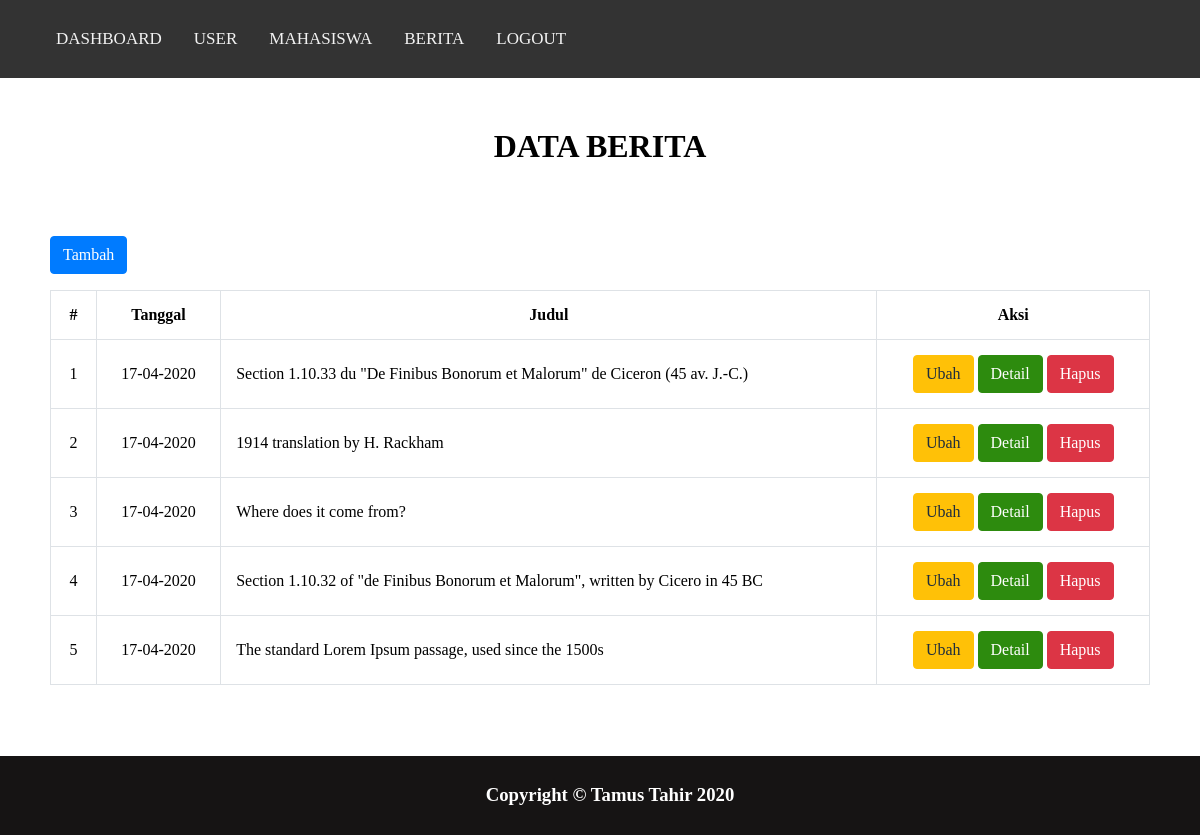
Screenshot of /berita-data.php (signed in) with the database file from the repository.
### tables this page shows
CREATE TABLE `berita` (
  `id_berita` int(11) NOT NULL,
  `judul` varchar(255) NOT NULL,
  `isi` mediumtext NOT NULL,
  `tanggal` date NOT NULL,
  `gambar` varchar(255) NOT NULL
);

### function/function-ambil-data.php (called while the page is built)
<?php
require 'confiq.php';
function query($query)
{
    global $koneksi;
    $result    = mysqli_query($koneksi, $query);
    $row       = [];
    while ($data = mysqli_fetch_assoc($result)) {
        $row[]     = $data;
    }
    return $row;
}

### berita-data.php (the view, shortened to what this page needs)
<?php
include_once('template-admin/header-admin.php');
require 'function/function-ambil-data.php';
$berita = query("SELECT * FROM berita ORDER BY id_berita DESC");
?>
<h1 class="text-judul">Data Berita</h1>
<section class="container">
    <a href="berita-tambah.php" class="btn btn-primary margin-bottom" role="button">Tambah</a>
    <div class="table-responsive">
        <table class="table table-bordered text-nowrap">
            <thead class="text-center">
                <tr>
                    <th>#</th>
                    <th>Tanggal</th>
                    <th>Judul</th>
                    <th>Aksi</th>
                </tr>
            </thead>
            <tbody>
                <?php $i = 1; ?>
                <?php foreach ($berita as $b) : ?>
                    <tr>
                        <td class="text-center"><?= $i; ?></td>
                        <td class="text-center"><?= date('d-m-Y', strtotime($b['tanggal'])); ?></td>
                        <td><?= $b['judul']; ?></td>
                        <td class="text-center">
                            <a href="berita-ubah.php?id=<?= $b['id_berita']; ?>" class="btn btn-warning">Ubah</a>
                            <a href="berita-detail.php?id=<?= $b['id_berita']; ?>" class="btn btn-success">Detail</a>
                            <a href="berita-hapus.php?id=<?= $b['id_berita']; ?>" class="btn btn-danger" onclick="return confirm('Anda Yakin ?');">Hapus</a>
                        </td>
                    </tr>
                    <?php $i++; ?>
                <?php endforeach ?>
            </tbody>
        </table>
    </div>
</section>
<?php include_once('template-admin/footer-admin.php');  ?>

### template-admin/header-admin.php (shortened to what this page needs)
<!DOCTYPE html>
<html lang="en">
<head>
    <link rel="stylesheet" href="css/style.css">
</head>
<body>
    <div class="topnav" id="myTopnav">
        <a href="dashboard.php">Dashboard</a>
        <?php if ($_SESSION['level'] == 'Admin') : ?>
            <a href="user-data.php">User</a>
        <?php endif ?>
        <a href="mahasiswa-data.php">Mahasiswa</a>
        <a href="berita-data.php">Berita</a>
        <a href="logout.php" onclick="return confirm('Anda Yakin Ingin Logout?');">logout</a>
    </div>

### template-admin/footer-admin.php (shortened to what this page needs)
<div class="footer">
    <h3>Copyright &copy; Tamus Tahir <?= date('Y'); ?></h3>
</div>
</body>
</html>

### css/style.css (style rules this page uses)
body { margin: 0; padding: 0; width: 100%; }
a { text-decoration: none; }
.margin-bottom { margin-bottom: 1rem !important; }
.container { padding: 50px; margin-bottom: 100px; }
.footer { position: fixed; left: 0; bottom: 0; width: 100%; background-color: rgb(22, 20, 20); color: white; text-align: center; padding: 10px; }
.text-center { text-align: center !important; }
.text-nowrap { white-space: nowrap !important; }
.text-judul { text-transform: uppercase; text-align: center !important; margin-top: 50px; }
.table { border-collapse: collapse !important; width: 100%; }
.table td, .table th { background-color: #ffffff !important; padding: 15px; }
.table-bordered th, .table-bordered td { border: 1px solid #dee2e6 !important; }
.table-responsive { display: block; width: 100%; overflow-x: auto; -webkit-overflow-scrolling: touch; }
.btn { display: inline-block; font-weight: 400; color: #212529; text-align: center; vertical-align: middle; cursor: pointer; user-select: none; background-color: transparent; border: 1px solid transparent; padding: 0.375rem 0.75rem; font-size: 1rem; line-height: 1.5; border-radius: 0.25rem; transition: color 0.15s ease-in-out, background-color 0.15s ease-in-out, border-color 0.15s ease-in-out, box-shadow 0.15s ease-in-out; }
.btn-primary { color: #ffffff; background-color: #007bff; border-color: #007bff; box-shadow: none; }
.btn-warning { color: #1F2D3D; background-color: #ffc107; border-color: #ffc107; box-shadow: none; }
.btn-danger { color: #ffffff; background-color: #dc3545; border-color: #dc3545; box-shadow: none; }
.btn-success { color: #ffffff; background-color: #2d8b0e; border-color: #2d8b0e; box-shadow: none; }
.topnav { overflow: hidden; background-color: #333; padding: 15px; padding-left: 40px; }
.topnav a { float: left; display: block; color: #f2f2f2; text-align: center; padding: 14px 16px; text-decoration: none; font-size: 17px; text-transform: uppercase; }

### rows the page displays
berita: tanggal "17-04-2020", judul "Section 1.10.33 du \"De Finibus Bonorum et Malorum\" de Ciceron (45 av. J.-C.)"
berita: tanggal "17-04-2020", judul "1914 translation by H. Rackham"
berita: tanggal "17-04-2020", judul "Where does it come from?"
berita: tanggal "17-04-2020", judul "Section 1.10.32 of \"de Finibus Bonorum et Malorum\", written by Cicero in 45 BC"
berita: tanggal "17-04-2020", judul "The standard Lorem Ipsum passage, used since the 1500s"
